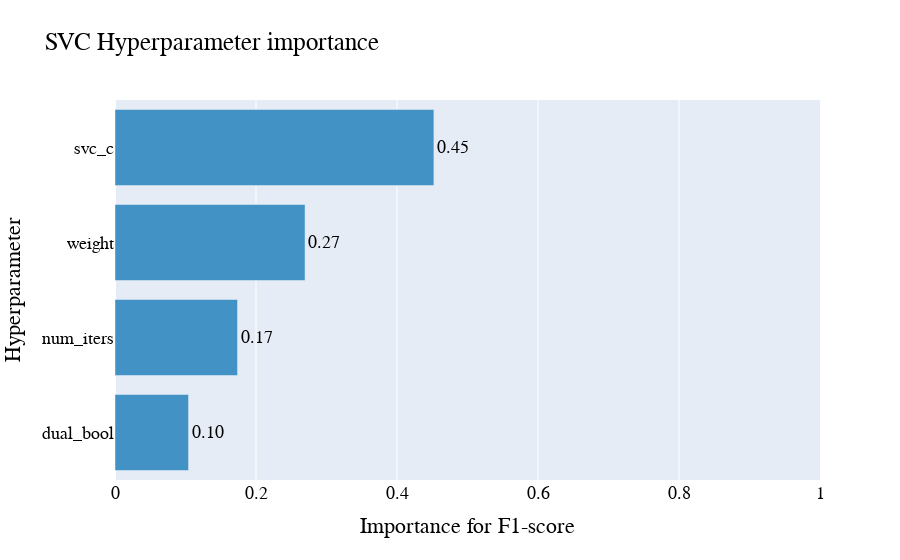

Write notebook code for a chart like this one.
### Markdown cell above
#### Figure 1: Hyperparameter importance
Which hyperparameter has the most influence on model performance?

### Code cell
pai = plot_param_importances(study)
pai.update_layout(
    title='{} Hyperparameter importance'.format(used_model),
    xaxis_title='Importance for F1-score',
    font=dict(
        family="Arial, monospace",
        size=18,
        color="Black"
    )
)

pai.update_xaxes(range=[0,1])
pai.write_image(save_path_figures + "/{}_{}_parameter_importance.png".format(used_model,study_name))
pai.write_image(save_path_figures + "/{}_{}_parameter_importance.pdf".format(used_model,study_name))
pai.show()

### Figure 1 — Plotly figure (JSON) as saved in the notebook; plotly's stock layout.template omitted (floating-point values rounded to 4 significant figures)
{"data": [{"cliponaxis": false, "hovertemplate": ["dual_bool (CategoricalDistribution): 0.10430316027425936<extra></extra>", "num_iters (IntDistribution): 0.17379116517857685<extra></extra>", "weight (CategoricalDistribution): 0.269569397008321<extra></extra>", "svc_c (FloatDistribution): 0.4523362775388428<extra></extra>"], "marker": {"color": "rgb(66,146,198)"}, "orientation": "h", "text": ["0.10", "0.17", "0.27", "0.45"], "textposition": "outside", "type": "bar", "x": [0.1043, 0.1738, 0.2696, 0.4523], "y": ["dual_bool", "num_iters", "weight", "svc_c"]}], "layout": {"font": {"color": "Black", "family": "Arial, monospace", "size": 18}, "showlegend": false, "title": {"text": "SVC Hyperparameter importance"}, "xaxis": {"range": [0, 1], "title": {"text": "Importance for F1-score"}}, "yaxis": {"title": {"text": "Hyperparameter"}}}}
